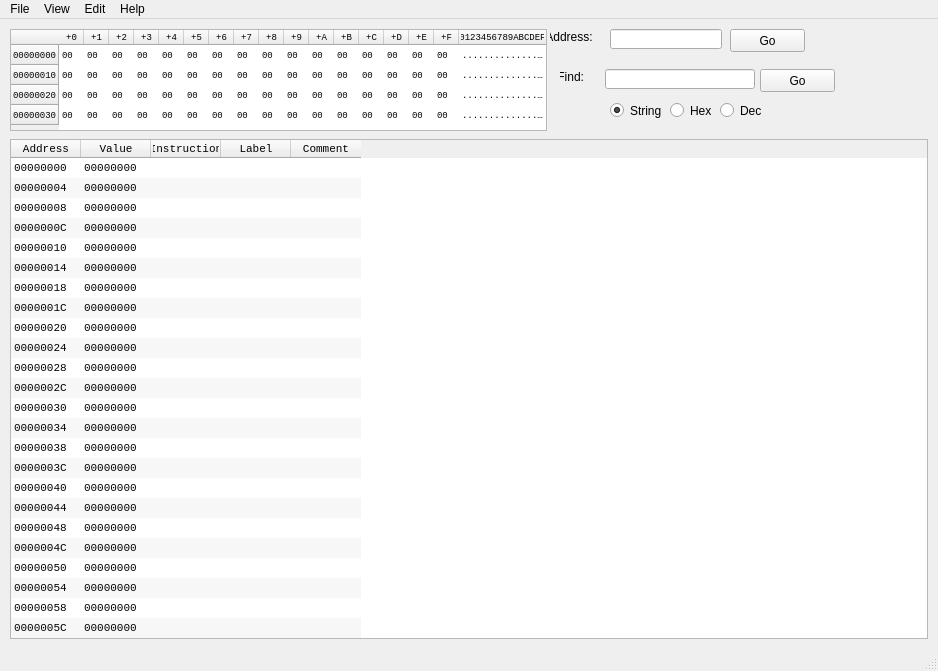
<?xml version="1.0" encoding="UTF-8"?>
<ui version="4.0">
 <class>MainWindow</class>
 <widget class="QMainWindow" name="MainWindow">
  <property name="geometry">
   <rect>
    <x>0</x>
    <y>0</y>
    <width>938</width>
    <height>671</height>
   </rect>
  </property>
  <property name="sizePolicy">
   <sizepolicy hsizetype="Preferred" vsizetype="Preferred">
    <horstretch>0</horstretch>
    <verstretch>0</verstretch>
   </sizepolicy>
  </property>
  <property name="windowTitle">
   <string>Dasm</string>
  </property>
  <widget class="QWidget" name="centralWidget">
   <property name="sizePolicy">
    <sizepolicy hsizetype="Expanding" vsizetype="Expanding">
     <horstretch>0</horstretch>
     <verstretch>0</verstretch>
    </sizepolicy>
   </property>
   <widget class="hexeditor" name="HexEditor">
    <property name="geometry">
     <rect>
      <x>10</x>
      <y>10</y>
      <width>537</width>
      <height>102</height>
     </rect>
    </property>
    <property name="minimumSize">
     <size>
      <width>537</width>
      <height>100</height>
     </size>
    </property>
    <property name="font">
     <font>
      <family>Courier New</family>
      <pointsize>7</pointsize>
      <italic>false</italic>
     </font>
    </property>
    <property name="inputMethodHints">
     <set>Qt::ImhNone</set>
    </property>
    <property name="frameShape">
     <enum>QFrame::StyledPanel</enum>
    </property>
    <property name="frameShadow">
     <enum>QFrame::Sunken</enum>
    </property>
    <property name="lineWidth">
     <number>1</number>
    </property>
    <property name="midLineWidth">
     <number>0</number>
    </property>
    <property name="verticalScrollBarPolicy">
     <enum>Qt::ScrollBarAlwaysOff</enum>
    </property>
    <property name="horizontalScrollBarPolicy">
     <enum>Qt::ScrollBarAlwaysOff</enum>
    </property>
    <property name="showGrid">
     <bool>false</bool>
    </property>
    <property name="cornerButtonEnabled">
     <bool>false</bool>
    </property>
    <attribute name="horizontalHeaderDefaultSectionSize">
     <number>25</number>
    </attribute>
    <attribute name="horizontalHeaderMinimumSectionSize">
     <number>10</number>
    </attribute>
    <attribute name="horizontalHeaderStretchLastSection">
     <bool>true</bool>
    </attribute>
    <attribute name="verticalHeaderDefaultSectionSize">
     <number>20</number>
    </attribute>
    <attribute name="verticalHeaderMinimumSectionSize">
     <number>10</number>
    </attribute>
    <attribute name="verticalHeaderStretchLastSection">
     <bool>false</bool>
    </attribute>
    <row>
     <property name="text">
      <string>00000000</string>
     </property>
    </row>
    <row>
     <property name="text">
      <string>00000010</string>
     </property>
    </row>
    <row>
     <property name="text">
      <string>00000020</string>
     </property>
    </row>
    <row>
     <property name="text">
      <string>00000030</string>
     </property>
    </row>
    <column>
     <property name="text">
      <string>+0</string>
     </property>
    </column>
    <column>
     <property name="text">
      <string>+1</string>
     </property>
    </column>
    <column>
     <property name="text">
      <string>+2</string>
     </property>
    </column>
    <column>
     <property name="text">
      <string>+3</string>
     </property>
    </column>
    <column>
     <property name="text">
      <string>+4</string>
     </property>
    </column>
    <column>
     <property name="text">
      <string>+5</string>
     </property>
    </column>
    <column>
     <property name="text">
      <string>+6</string>
     </property>
    </column>
    <column>
     <property name="text">
      <string>+7</string>
     </property>
    </column>
    <column>
     <property name="text">
      <string>+8</string>
     </property>
    </column>
    <column>
     <property name="text">
      <string>+9</string>
     </property>
    </column>
    <column>
     <property name="text">
      <string>+A</string>
     </property>
    </column>
    <column>
     <property name="text">
      <string>+B</string>
     </property>
    </column>
    <column>
     <property name="text">
      <string>+C</string>
     </property>
    </column>
    <column>
     <property name="text">
      <string>+D</string>
     </property>
    </column>
    <column>
     <property name="text">
      <string>+E</string>
     </property>
    </column>
    <column>
     <property name="text">
      <string>+F</string>
     </property>
    </column>
    <column>
     <property name="text">
      <string>0123456789ABCDEF</string>
     </property>
    </column>
    <item row="0" column="0">
     <property name="text">
      <string>00</string>
     </property>
    </item>
    <item row="0" column="1">
     <property name="text">
      <string>00</string>
     </property>
    </item>
    <item row="0" column="2">
     <property name="text">
      <string>00</string>
     </property>
    </item>
    <item row="0" column="3">
     <property name="text">
      <string>00</string>
     </property>
    </item>
    <item row="0" column="4">
     <property name="text">
      <string>00</string>
     </property>
    </item>
    <item row="0" column="5">
     <property name="text">
      <string>00</string>
     </property>
    </item>
    <item row="0" column="6">
     <property name="text">
      <string>00</string>
     </property>
    </item>
    <item row="0" column="7">
     <property name="text">
      <string>00</string>
     </property>
    </item>
    <item row="0" column="8">
     <property name="text">
      <string>00</string>
     </property>
    </item>
    <item row="0" column="9">
     <property name="text">
      <string>00</string>
     </property>
    </item>
    <item row="0" column="10">
     <property name="text">
      <string>00</string>
     </property>
    </item>
    <item row="0" column="11">
     <property name="text">
      <string>00</string>
     </property>
    </item>
    <item row="0" column="12">
     <property name="text">
      <string>00</string>
     </property>
    </item>
    <item row="0" column="13">
     <property name="text">
      <string>00</string>
     </property>
    </item>
    <item row="0" column="14">
     <property name="text">
      <string>00</string>
     </property>
    </item>
    <item row="0" column="15">
     <property name="text">
      <string>00</string>
     </property>
    </item>
    <item row="0" column="16">
     <property name="text">
      <string>................</string>
     </property>
    </item>
    <item row="1" column="0">
     <property name="text">
      <string>00</string>
     </property>
    </item>
    <item row="1" column="1">
     <property name="text">
      <string>00</string>
     </property>
    </item>
    <item row="1" column="2">
     <property name="text">
      <string>00</string>
     </property>
    </item>
    <item row="1" column="3">
     <property name="text">
      <string>00</string>
     </property>
    </item>
    <item row="1" column="4">
     <property name="text">
      <string>00</string>
     </property>
    </item>
    <item row="1" column="5">
     <property name="text">
      <string>00</string>
     </property>
    </item>
    <item row="1" column="6">
     <property name="text">
      <string>00</string>
     </property>
    </item>
    <item row="1" column="7">
     <property name="text">
      <string>00</string>
     </property>
    </item>
    <item row="1" column="8">
     <property name="text">
      <string>00</string>
     </property>
    </item>
    <item row="1" column="9">
     <property name="text">
      <string>00</string>
     </property>
    </item>
    <item row="1" column="10">
     <property name="text">
      <string>00</string>
     </property>
    </item>
    <item row="1" column="11">
     <property name="text">
      <string>00</string>
     </property>
    </item>
    <item row="1" column="12">
     <property name="text">
      <string>00</string>
     </property>
    </item>
    <item row="1" column="13">
     <property name="text">
      <string>00</string>
     </property>
    </item>
    <item row="1" column="14">
     <property name="text">
      <string>00</string>
     </property>
    </item>
    <item row="1" column="15">
     <property name="text">
      <string>00</string>
     </property>
    </item>
    <item row="1" column="16">
     <property name="text">
      <string>................</string>
     </property>
    </item>
    <item row="2" column="0">
     <property name="text">
      <string>00</string>
     </property>
    </item>
    <item row="2" column="1">
     <property name="text">
      <string>00</string>
     </property>
    </item>
    <item row="2" column="2">
     <property name="text">
      <string>00</string>
     </property>
    </item>
    <item row="2" column="3">
     <property name="text">
      <string>00</string>
     </property>
    </item>
    <item row="2" column="4">
     <property name="text">
      <string>00</string>
     </property>
    </item>
    <item row="2" column="5">
     <property name="text">
      <string>00</string>
     </property>
    </item>
    <item row="2" column="6">
     <property name="text">
      <string>00</string>
     </property>
    </item>
    <item row="2" column="7">
     <property name="text">
      <string>00</string>
     </property>
    </item>
    <item row="2" column="8">
     <property name="text">
      <string>00</string>
     </property>
    </item>
    <item row="2" column="9">
     <property name="text">
      <string>00</string>
     </property>
    </item>
    <item row="2" column="10">
     <property name="text">
      <string>00</string>
     </property>
    </item>
    <item row="2" column="11">
     <property name="text">
      <string>00</string>
     </property>
    </item>
    <item row="2" column="12">
     <property name="text">
      <string>00</string>
     </property>
    </item>
    <item row="2" column="13">
     <property name="text">
      <string>00</string>
     </property>
    </item>
    <item row="2" column="14">
     <property name="text">
      <string>00</string>
     </property>
    </item>
    <item row="2" column="15">
     <property name="text">
      <string>00</string>
     </property>
    </item>
    <item row="2" column="16">
     <property name="text">
      <string>................</string>
     </property>
    </item>
    <item row="3" column="0">
     <property name="text">
      <string>00</string>
     </property>
    </item>
    <item row="3" column="1">
     <property name="text">
      <string>00</string>
     </property>
    </item>
    <item row="3" column="2">
     <property name="text">
      <string>00</string>
     </property>
    </item>
    <item row="3" column="3">
     <property name="text">
      <string>00</string>
     </property>
    </item>
    <item row="3" column="4">
     <property name="text">
      <string>00</string>
     </property>
    </item>
    <item row="3" column="5">
     <property name="text">
      <string>00</string>
     </property>
    </item>
    <item row="3" column="6">
     <property name="text">
      <string>00</string>
     </property>
    </item>
    <item row="3" column="7">
     <property name="text">
      <string>00</string>
     </property>
    </item>
    <item row="3" column="8">
     <property name="text">
      <string>00</string>
     </property>
    </item>
    <item row="3" column="9">
     <property name="text">
      <string>00</string>
     </property>
    </item>
    <item row="3" column="10">
     <property name="text">
      <string>00</string>
     </property>
    </item>
    <item row="3" column="11">
     <property name="text">
      <string>00</string>
     </property>
    </item>
    <item row="3" column="12">
     <property name="text">
      <string>00</string>
     </property>
    </item>
    <item row="3" column="13">
     <property name="text">
      <string>00</string>
     </property>
    </item>
    <item row="3" column="14">
     <property name="text">
      <string>00</string>
     </property>
    </item>
    <item row="3" column="15">
     <property name="text">
      <string>00</string>
     </property>
    </item>
    <item row="3" column="16">
     <property name="text">
      <string>................</string>
     </property>
    </item>
   </widget>
   <widget class="tablewidget" name="tableWidget">
    <property name="geometry">
     <rect>
      <x>10</x>
      <y>120</y>
      <width>918</width>
      <height>500</height>
     </rect>
    </property>
    <property name="sizePolicy">
     <sizepolicy hsizetype="Expanding" vsizetype="Expanding">
      <horstretch>0</horstretch>
      <verstretch>0</verstretch>
     </sizepolicy>
    </property>
    <property name="minimumSize">
     <size>
      <width>918</width>
      <height>500</height>
     </size>
    </property>
    <property name="font">
     <font>
      <family>Courier New</family>
      <pointsize>8</pointsize>
     </font>
    </property>
    <property name="verticalScrollBarPolicy">
     <enum>Qt::ScrollBarAlwaysOff</enum>
    </property>
    <property name="horizontalScrollBarPolicy">
     <enum>Qt::ScrollBarAlwaysOff</enum>
    </property>
    <property name="alternatingRowColors">
     <bool>true</bool>
    </property>
    <property name="showGrid">
     <bool>false</bool>
    </property>
    <attribute name="horizontalHeaderDefaultSectionSize">
     <number>70</number>
    </attribute>
    <attribute name="verticalHeaderVisible">
     <bool>false</bool>
    </attribute>
    <attribute name="verticalHeaderDefaultSectionSize">
     <number>20</number>
    </attribute>
    <row>
     <property name="text">
      <string/>
     </property>
    </row>
    <row>
     <property name="text">
      <string/>
     </property>
    </row>
    <row>
     <property name="text">
      <string/>
     </property>
    </row>
    <row>
     <property name="text">
      <string/>
     </property>
    </row>
    <row>
     <property name="text">
      <string/>
     </property>
    </row>
    <row>
     <property name="text">
      <string/>
     </property>
    </row>
    <row>
     <property name="text">
      <string/>
     </property>
    </row>
    <row>
     <property name="text">
      <string/>
     </property>
    </row>
    <row>
     <property name="text">
      <string/>
     </property>
    </row>
    <row>
     <property name="text">
      <string/>
     </property>
    </row>
    <row>
     <property name="text">
      <string/>
     </property>
    </row>
    <row>
     <property name="text">
      <string/>
     </property>
    </row>
    <row>
     <property name="text">
      <string/>
     </property>
    </row>
    <row>
     <property name="text">
      <string/>
     </property>
    </row>
    <row>
     <property name="text">
      <string/>
     </property>
    </row>
    <row>
     <property name="text">
      <string/>
     </property>
    </row>
    <row>
     <property name="text">
      <string/>
     </property>
    </row>
    <row>
     <property name="text">
      <string/>
     </property>
    </row>
    <row>
     <property name="text">
      <string/>
     </property>
    </row>
    <row>
     <property name="text">
      <string/>
     </property>
    </row>
    <row>
     <property name="text">
      <string/>
     </property>
    </row>
    <row>
     <property name="text">
      <string/>
     </property>
    </row>
    <row>
     <property name="text">
      <string/>
     </property>
    </row>
    <row>
     <property name="text">
      <string/>
     </property>
    </row>
    <column>
     <property name="text">
      <string>Address</string>
     </property>
    </column>
    <column>
     <property name="text">
      <string>Value</string>
     </property>
    </column>
    <column>
     <property name="text">
      <string>Instruction</string>
     </property>
    </column>
    <column>
     <property name="text">
      <string>Label</string>
     </property>
    </column>
    <column>
     <property name="text">
      <string>Comment</string>
     </property>
    </column>
    <item row="0" column="0">
     <property name="text">
      <string>00000000</string>
     </property>
    </item>
    <item row="0" column="1">
     <property name="text">
      <string>00000000</string>
     </property>
    </item>
    <item row="0" column="2">
     <property name="text">
      <string/>
     </property>
    </item>
    <item row="1" column="0">
     <property name="text">
      <string>00000004</string>
     </property>
    </item>
    <item row="1" column="1">
     <property name="text">
      <string>00000000</string>
     </property>
    </item>
    <item row="2" column="0">
     <property name="text">
      <string>00000008</string>
     </property>
    </item>
    <item row="2" column="1">
     <property name="text">
      <string>00000000</string>
     </property>
    </item>
    <item row="3" column="0">
     <property name="text">
      <string>0000000C</string>
     </property>
    </item>
    <item row="3" column="1">
     <property name="text">
      <string>00000000</string>
     </property>
    </item>
    <item row="4" column="0">
     <property name="text">
      <string>00000010</string>
     </property>
    </item>
    <item row="4" column="1">
     <property name="text">
      <string>00000000</string>
     </property>
    </item>
    <item row="5" column="0">
     <property name="text">
      <string>00000014</string>
     </property>
    </item>
    <item row="5" column="1">
     <property name="text">
      <string>00000000</string>
     </property>
    </item>
    <item row="6" column="0">
     <property name="text">
      <string>00000018</string>
     </property>
    </item>
    <item row="6" column="1">
     <property name="text">
      <string>00000000</string>
     </property>
    </item>
    <item row="7" column="0">
     <property name="text">
      <string>0000001C</string>
     </property>
    </item>
    <item row="7" column="1">
     <property name="text">
      <string>00000000</string>
     </property>
    </item>
    <item row="8" column="0">
     <property name="text">
      <string>00000020</string>
     </property>
    </item>
    <item row="8" column="1">
     <property name="text">
      <string>00000000</string>
     </property>
    </item>
    <item row="9" column="0">
     <property name="text">
      <string>00000024</string>
     </property>
    </item>
    <item row="9" column="1">
     <property name="text">
      <string>00000000</string>
     </property>
    </item>
    <item row="10" column="0">
     <property name="text">
      <string>00000028</string>
     </property>
    </item>
    <item row="10" column="1">
     <property name="text">
      <string>00000000</string>
     </property>
    </item>
    <item row="11" column="0">
     <property name="text">
      <string>0000002C</string>
     </property>
    </item>
    <item row="11" column="1">
     <property name="text">
      <string>00000000</string>
     </property>
    </item>
    <item row="12" column="0">
     <property name="text">
      <string>00000030</string>
     </property>
    </item>
    <item row="12" column="1">
     <property name="text">
      <string>00000000</string>
     </property>
    </item>
    <item row="13" column="0">
     <property name="text">
      <string>00000034</string>
     </property>
    </item>
    <item row="13" column="1">
     <property name="text">
      <string>00000000</string>
     </property>
    </item>
    <item row="14" column="0">
     <property name="text">
      <string>00000038</string>
     </property>
    </item>
    <item row="14" column="1">
     <property name="text">
      <string>00000000</string>
     </property>
    </item>
    <item row="15" column="0">
     <property name="text">
      <string>0000003C</string>
     </property>
    </item>
    <item row="15" column="1">
     <property name="text">
      <string>00000000</string>
     </property>
    </item>
    <item row="16" column="0">
     <property name="text">
      <string>00000040</string>
     </property>
    </item>
    <item row="16" column="1">
     <property name="text">
      <string>00000000</string>
     </property>
    </item>
    <item row="17" column="0">
     <property name="text">
      <string>00000044</string>
     </property>
    </item>
    <item row="17" column="1">
     <property name="text">
      <string>00000000</string>
     </property>
    </item>
    <item row="18" column="0">
     <property name="text">
      <string>00000048</string>
     </property>
    </item>
    <item row="18" column="1">
     <property name="text">
      <string>00000000</string>
     </property>
    </item>
    <item row="19" column="0">
     <property name="text">
      <string>0000004C</string>
     </property>
    </item>
    <item row="19" column="1">
     <property name="text">
      <string>00000000</string>
     </property>
    </item>
    <item row="20" column="0">
     <property name="text">
      <string>00000050</string>
     </property>
    </item>
    <item row="20" column="1">
     <property name="text">
      <string>00000000</string>
     </property>
    </item>
    <item row="21" column="0">
     <property name="text">
      <string>00000054</string>
     </property>
    </item>
    <item row="21" column="1">
     <property name="text">
      <string>00000000</string>
     </property>
    </item>
    <item row="22" column="0">
     <property name="text">
      <string>00000058</string>
     </property>
    </item>
    <item row="22" column="1">
     <property name="text">
      <string>00000000</string>
     </property>
    </item>
    <item row="23" column="0">
     <property name="text">
      <string>0000005C</string>
     </property>
    </item>
    <item row="23" column="1">
     <property name="text">
      <string>00000000</string>
     </property>
    </item>
   </widget>
   <widget class="QPushButton" name="pushButton">
    <property name="geometry">
     <rect>
      <x>730</x>
      <y>10</y>
      <width>75</width>
      <height>23</height>
     </rect>
    </property>
    <property name="focusPolicy">
     <enum>Qt::TabFocus</enum>
    </property>
    <property name="text">
     <string>Go</string>
    </property>
   </widget>
   <widget class="QLabel" name="label">
    <property name="geometry">
     <rect>
      <x>550</x>
      <y>10</y>
      <width>46</width>
      <height>16</height>
     </rect>
    </property>
    <property name="text">
     <string>Address: </string>
    </property>
    <property name="alignment">
     <set>Qt::AlignRight|Qt::AlignTrailing|Qt::AlignVCenter</set>
    </property>
   </widget>
   <widget class="QLineEdit" name="lineEdit">
    <property name="geometry">
     <rect>
      <x>610</x>
      <y>10</y>
      <width>112</width>
      <height>20</height>
     </rect>
    </property>
    <property name="font">
     <font>
      <family>Courier New</family>
     </font>
    </property>
    <property name="inputMask">
     <string/>
    </property>
    <property name="text">
     <string/>
    </property>
    <property name="maxLength">
     <number>8</number>
    </property>
    <property name="frame">
     <bool>true</bool>
    </property>
    <property name="alignment">
     <set>Qt::AlignLeading|Qt::AlignLeft|Qt::AlignVCenter</set>
    </property>
    <property name="readOnly">
     <bool>false</bool>
    </property>
   </widget>
   <widget class="QLineEdit" name="lineEdit_2">
    <property name="geometry">
     <rect>
      <x>605</x>
      <y>50</y>
      <width>150</width>
      <height>20</height>
     </rect>
    </property>
    <property name="font">
     <font>
      <family>Courier New</family>
     </font>
    </property>
    <property name="inputMask">
     <string/>
    </property>
    <property name="text">
     <string/>
    </property>
    <property name="maxLength">
     <number>32767</number>
    </property>
    <property name="frame">
     <bool>true</bool>
    </property>
    <property name="cursorPosition">
     <number>0</number>
    </property>
    <property name="alignment">
     <set>Qt::AlignLeading|Qt::AlignLeft|Qt::AlignVCenter</set>
    </property>
    <property name="readOnly">
     <bool>false</bool>
    </property>
   </widget>
   <widget class="QLabel" name="label_2">
    <property name="geometry">
     <rect>
      <x>560</x>
      <y>50</y>
      <width>24</width>
      <height>16</height>
     </rect>
    </property>
    <property name="text">
     <string>Find:</string>
    </property>
    <property name="alignment">
     <set>Qt::AlignRight|Qt::AlignTrailing|Qt::AlignVCenter</set>
    </property>
   </widget>
   <widget class="QPushButton" name="pushButton_2">
    <property name="geometry">
     <rect>
      <x>760</x>
      <y>50</y>
      <width>75</width>
      <height>23</height>
     </rect>
    </property>
    <property name="focusPolicy">
     <enum>Qt::TabFocus</enum>
    </property>
    <property name="text">
     <string>Go</string>
    </property>
   </widget>
   <widget class="QRadioButton" name="radioButton">
    <property name="geometry">
     <rect>
      <x>610</x>
      <y>83</y>
      <width>51</width>
      <height>17</height>
     </rect>
    </property>
    <property name="text">
     <string>String</string>
    </property>
    <property name="checked">
     <bool>true</bool>
    </property>
   </widget>
   <widget class="QRadioButton" name="radioButton_2">
    <property name="geometry">
     <rect>
      <x>670</x>
      <y>83</y>
      <width>42</width>
      <height>17</height>
     </rect>
    </property>
    <property name="text">
     <string>Hex</string>
    </property>
   </widget>
   <widget class="QRadioButton" name="radioButton_3">
    <property name="geometry">
     <rect>
      <x>720</x>
      <y>83</y>
      <width>41</width>
      <height>17</height>
     </rect>
    </property>
    <property name="text">
     <string>Dec</string>
    </property>
   </widget>
   <zorder>tableWidget</zorder>
   <zorder>HexEditor</zorder>
   <zorder>pushButton</zorder>
   <zorder>label</zorder>
   <zorder>lineEdit</zorder>
   <zorder>lineEdit_2</zorder>
   <zorder>label_2</zorder>
   <zorder>pushButton_2</zorder>
   <zorder>radioButton</zorder>
   <zorder>radioButton_2</zorder>
   <zorder>radioButton_3</zorder>
  </widget>
  <widget class="QMenuBar" name="menuBar">
   <property name="geometry">
    <rect>
     <x>0</x>
     <y>0</y>
     <width>938</width>
     <height>21</height>
    </rect>
   </property>
   <widget class="QMenu" name="menuFile">
    <property name="title">
     <string>File</string>
    </property>
    <addaction name="actionOpen"/>
    <addaction name="actionSave"/>
    <addaction name="separator"/>
    <addaction name="actionExit"/>
   </widget>
   <widget class="QMenu" name="menuView">
    <property name="title">
     <string>View</string>
    </property>
    <addaction name="actionPatch_List"/>
   </widget>
   <widget class="QMenu" name="menuEdit">
    <property name="title">
     <string>Edit</string>
    </property>
    <addaction name="actionSettings"/>
   </widget>
   <widget class="QMenu" name="menuHelp">
    <property name="title">
     <string>Help</string>
    </property>
    <addaction name="actionAbout"/>
   </widget>
   <addaction name="menuFile"/>
   <addaction name="menuView"/>
   <addaction name="menuEdit"/>
   <addaction name="menuHelp"/>
  </widget>
  <widget class="QStatusBar" name="statusBar"/>
  <action name="actionOpen">
   <property name="text">
    <string>Open</string>
   </property>
   <property name="shortcut">
    <string>Ctrl+O</string>
   </property>
  </action>
  <action name="actionSave">
   <property name="text">
    <string>Save</string>
   </property>
   <property name="shortcut">
    <string>Ctrl+S</string>
   </property>
  </action>
  <action name="actionExit">
   <property name="text">
    <string>Quit</string>
   </property>
   <property name="shortcut">
    <string>Ctrl+Q</string>
   </property>
  </action>
  <action name="actionLine_Properties">
   <property name="text">
    <string>Line Properties</string>
   </property>
  </action>
  <action name="actionInvoke">
   <property name="text">
    <string>Invoke</string>
   </property>
  </action>
  <action name="actionFine_Referer">
   <property name="text">
    <string>Find Referer</string>
   </property>
  </action>
  <action name="actionEE_Emulator">
   <property name="text">
    <string>Emulator</string>
   </property>
  </action>
  <action name="actionClose_Tab">
   <property name="text">
    <string>Close Tab</string>
   </property>
   <property name="shortcut">
    <string>Alt+T</string>
   </property>
  </action>
  <action name="actionNew_Tab">
   <property name="text">
    <string>New Tab</string>
   </property>
   <property name="shortcut">
    <string>Ctrl+T</string>
   </property>
  </action>
  <action name="actionAbout">
   <property name="text">
    <string>About</string>
   </property>
  </action>
  <action name="actionSettings">
   <property name="text">
    <string>Settings</string>
   </property>
  </action>
  <action name="actionPatch_List">
   <property name="text">
    <string>Patch List</string>
   </property>
   <property name="shortcut">
    <string>Ctrl+P</string>
   </property>
  </action>
 </widget>
 <layoutdefault spacing="6" margin="11"/>
 <customwidgets>
  <customwidget>
   <class>hexeditor</class>
   <extends>QTableWidget</extends>
   <header location="global">hexeditor.h</header>
   <slots>
    <slot>onEdit(QTableWidgetItem*)</slot>
   </slots>
  </customwidget>
  <customwidget>
   <class>tablewidget</class>
   <extends>QTableWidget</extends>
   <header location="global">tablewidget.h</header>
   <slots>
    <slot>onSelectionChange(int,int)</slot>
   </slots>
  </customwidget>
 </customwidgets>
 <resources/>
 <connections>
  <connection>
   <sender>actionExit</sender>
   <signal>triggered()</signal>
   <receiver>MainWindow</receiver>
   <slot>close()</slot>
   <hints>
    <hint type="sourcelabel">
     <x>-1</x>
     <y>-1</y>
    </hint>
    <hint type="destinationlabel">
     <x>199</x>
     <y>149</y>
    </hint>
   </hints>
  </connection>
  <connection>
   <sender>actionOpen</sender>
   <signal>triggered()</signal>
   <receiver>MainWindow</receiver>
   <slot>open()</slot>
   <hints>
    <hint type="sourcelabel">
     <x>-1</x>
     <y>-1</y>
    </hint>
    <hint type="destinationlabel">
     <x>199</x>
     <y>149</y>
    </hint>
   </hints>
  </connection>
  <connection>
   <sender>actionSave</sender>
   <signal>triggered()</signal>
   <receiver>MainWindow</receiver>
   <slot>save()</slot>
   <hints>
    <hint type="sourcelabel">
     <x>-1</x>
     <y>-1</y>
    </hint>
    <hint type="destinationlabel">
     <x>239</x>
     <y>156</y>
    </hint>
   </hints>
  </connection>
  <connection>
   <sender>actionAbout</sender>
   <signal>triggered()</signal>
   <receiver>MainWindow</receiver>
   <slot>about_wind()</slot>
   <hints>
    <hint type="sourcelabel">
     <x>-1</x>
     <y>-1</y>
    </hint>
    <hint type="destinationlabel">
     <x>244</x>
     <y>196</y>
    </hint>
   </hints>
  </connection>
  <connection>
   <sender>HexEditor</sender>
   <signal>currentItemChanged(QTableWidgetItem*,QTableWidgetItem*)</signal>
   <receiver>HexEditor</receiver>
   <slot>onEdit(QTableWidgetItem*)</slot>
   <hints>
    <hint type="sourcelabel">
     <x>260</x>
     <y>71</y>
    </hint>
    <hint type="destinationlabel">
     <x>260</x>
     <y>71</y>
    </hint>
   </hints>
  </connection>
  <connection>
   <sender>pushButton</sender>
   <signal>clicked()</signal>
   <receiver>MainWindow</receiver>
   <slot>jumpAddress()</slot>
   <hints>
    <hint type="sourcelabel">
     <x>749</x>
     <y>44</y>
    </hint>
    <hint type="destinationlabel">
     <x>465</x>
     <y>311</y>
    </hint>
   </hints>
  </connection>
  <connection>
   <sender>pushButton_2</sender>
   <signal>clicked()</signal>
   <receiver>MainWindow</receiver>
   <slot>search()</slot>
   <hints>
    <hint type="sourcelabel">
     <x>865</x>
     <y>86</y>
    </hint>
    <hint type="destinationlabel">
     <x>465</x>
     <y>311</y>
    </hint>
   </hints>
  </connection>
  <connection>
   <sender>lineEdit</sender>
   <signal>returnPressed()</signal>
   <receiver>pushButton</receiver>
   <slot>animateClick()</slot>
   <hints>
    <hint type="sourcelabel">
     <x>620</x>
     <y>28</y>
    </hint>
    <hint type="destinationlabel">
     <x>749</x>
     <y>44</y>
    </hint>
   </hints>
  </connection>
  <connection>
   <sender>lineEdit_2</sender>
   <signal>returnPressed()</signal>
   <receiver>pushButton_2</receiver>
   <slot>animateClick()</slot>
   <hints>
    <hint type="sourcelabel">
     <x>488</x>
     <y>84</y>
    </hint>
    <hint type="destinationlabel">
     <x>865</x>
     <y>86</y>
    </hint>
   </hints>
  </connection>
  <connection>
   <sender>actionSettings</sender>
   <signal>activated()</signal>
   <receiver>MainWindow</receiver>
   <slot>settings_wind()</slot>
   <hints>
    <hint type="sourcelabel">
     <x>-1</x>
     <y>-1</y>
    </hint>
    <hint type="destinationlabel">
     <x>465</x>
     <y>311</y>
    </hint>
   </hints>
  </connection>
  <connection>
   <sender>actionPatch_List</sender>
   <signal>triggered()</signal>
   <receiver>MainWindow</receiver>
   <slot>patch_wind()</slot>
   <hints>
    <hint type="sourcelabel">
     <x>-1</x>
     <y>-1</y>
    </hint>
    <hint type="destinationlabel">
     <x>465</x>
     <y>311</y>
    </hint>
   </hints>
  </connection>
 </connections>
 <slots>
  <slot>open()</slot>
  <slot>save()</slot>
  <slot>about_wind()</slot>
  <slot>jumpAddress()</slot>
  <slot>search()</slot>
  <slot>settings_wind()</slot>
  <slot>patch_wind()</slot>
 </slots>
</ui>
